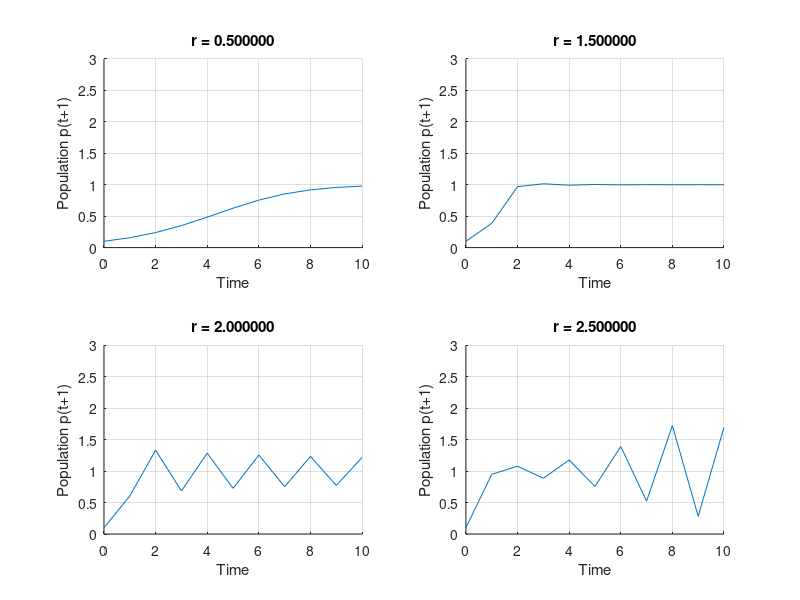

Write MATLAB code to recreate this figure.
%p=rand(1);                           % initialize population for testing formula
r=1.5;
next_p= @(r,p) p*exp((r*(1-p)));
% next_p= @(r,p) r*p*(1-p);
%next_p =@(r,p) p+.7*p*(1-p/10);
%p=eval(next_p);
limits=[0 3]; % [pmin pmax] range of population to be shown on the graph
%0.35
n=10;   %time   %Enter the number of time steps for iteration (time)

figure;

for g=1:4
    
    if g==1
        r=0.5;
    elseif g==2
        r= 1.5;
    elseif g==3
        r= 2;
    else
        r=2.5;
    end    
           
 subplot(2,2,g);

axis([ [0 n] limits]); grid on;    
xlabel('Time');ylabel('Population p(t+1)');
caption = sprintf('r = %f', r);
title(caption); 
hold on;

times=[0:n];

p=0.1;         % initialize population for testing formula



pops=p;
      for i=1:n                 % build up vector of iterated populations
         p=next_p(r,p);
         pops=[pops,p];
      end
      plot(times,pops);         % plot time vs. population
      
end      